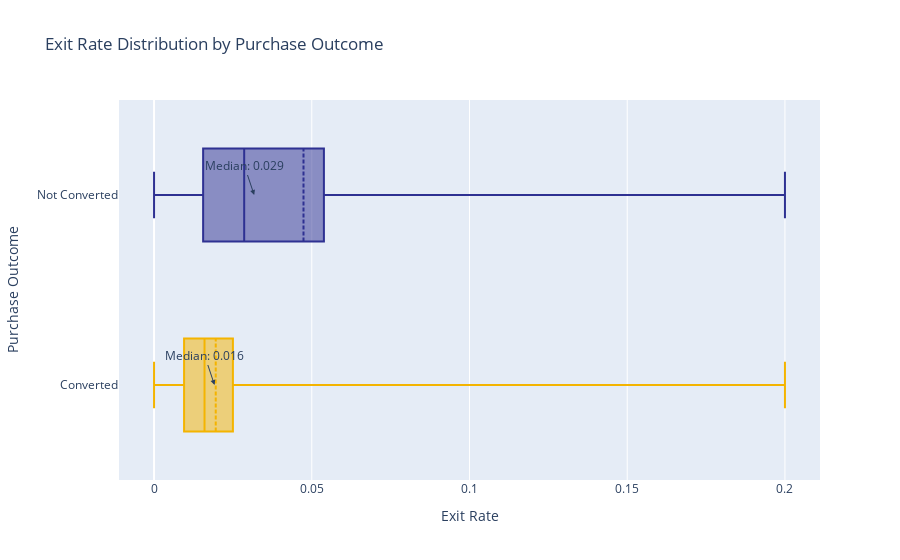

This figure's notebook cell:
### Markdown cell above
### 4. Exit Rate vs Revenue

### Code cell
fig_exit = px.box(
    df,
    y="Revenue_Label",
    x="exit_rate",
    color="Revenue_Label",
    title="Exit Rate Distribution by Purchase Outcome",
    labels={
        "Revenue_Label": "Purchase Outcome",
        "exit_rate": "Exit Rate"
    },
    color_discrete_map={
        "Not Converted": BLUE,
        "Converted": GOLD
    },
    points=False
)

fig_exit.update_traces(boxmean=True)

# Calculate medians
medians_exit = df.groupby("Revenue_Label")["exit_rate"].median()

# Add median annotations
for group in medians_exit.index:
    fig_exit.add_annotation(
        y=group,
        x=medians_exit[group],
        text=f"Median: {medians_exit[group]:.3f}",
        showarrow=True,
        arrowhead=2,
        xshift=10
    )

fig_exit.update_layout(showlegend=False)

fig_exit.show()

### Figure 1 — Plotly figure (JSON) as saved in the notebook; plotly's stock layout.template omitted (floating-point values rounded to 4 significant figures; data arrays with more than 128 entries replaced by an {"elided": "..."} marker saying what was removed)
{"data": [{"alignmentgroup": "True", "boxmean": true, "boxpoints": false, "hovertemplate": "Purchase Outcome=%{y}<br>Exit Rate=%{x}<extra></extra>", "legendgroup": "Not Converted", "marker": {"color": "#2E3192"}, "name": "Not Converted", "notched": false, "offsetgroup": "Not Converted", "orientation": "h", "showlegend": true, "type": "box", "x": {"elided": "10422 float values"}, "x0": " ", "xaxis": "x", "y": {"elided": "10422 str values"}, "y0": " ", "yaxis": "y"}, {"alignmentgroup": "True", "boxmean": true, "boxpoints": false, "hovertemplate": "Purchase Outcome=%{y}<br>Exit Rate=%{x}<extra></extra>", "legendgroup": "Converted", "marker": {"color": "#F4B400"}, "name": "Converted", "notched": false, "offsetgroup": "Converted", "orientation": "h", "showlegend": true, "type": "box", "x": {"elided": "1908 float values"}, "x0": " ", "xaxis": "x", "y": {"elided": "1908 str values"}, "y0": " ", "yaxis": "y"}], "layout": {"annotations": [{"arrowhead": 2, "showarrow": true, "text": "Median: 0.016", "x": 0.016, "xshift": 10, "y": "Converted"}, {"arrowhead": 2, "showarrow": true, "text": "Median: 0.029", "x": 0.02857, "xshift": 10, "y": "Not Converted"}], "boxmode": "overlay", "legend": {"title": {"text": "Purchase Outcome"}, "tracegroupgap": 0}, "showlegend": false, "title": {"text": "Exit Rate Distribution by Purchase Outcome"}, "xaxis": {"anchor": "y", "domain": [0, 1], "title": {"text": "Exit Rate"}}, "yaxis": {"anchor": "x", "categoryarray": ["Converted", "Not Converted"], "categoryorder": "array", "domain": [0, 1], "title": {"text": "Purchase Outcome"}}}}
